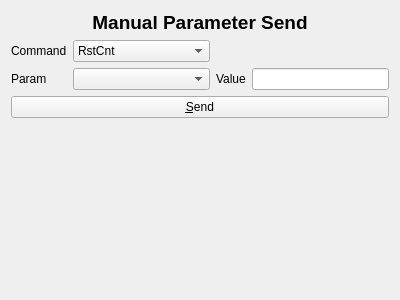
<?xml version="1.0" encoding="UTF-8"?>
<ui version="4.0">
 <class>ManualSend</class>
 <widget class="QWidget" name="ManualSend">
  <property name="geometry">
   <rect>
    <x>0</x>
    <y>0</y>
    <width>400</width>
    <height>300</height>
   </rect>
  </property>
  <property name="windowTitle">
   <string>Form</string>
  </property>
  <layout class="QGridLayout" name="gridLayout">
   <item row="4" column="3">
    <spacer name="verticalSpacer">
     <property name="orientation">
      <enum>Qt::Vertical</enum>
     </property>
     <property name="sizeHint" stdset="0">
      <size>
       <width>20</width>
       <height>40</height>
      </size>
     </property>
    </spacer>
   </item>
   <item row="0" column="0" colspan="4">
    <widget class="QLabel" name="label_3">
     <property name="sizePolicy">
      <sizepolicy hsizetype="Preferred" vsizetype="Maximum">
       <horstretch>0</horstretch>
       <verstretch>0</verstretch>
      </sizepolicy>
     </property>
     <property name="text">
      <string>&lt;html&gt;&lt;head/&gt;&lt;body&gt;&lt;p align=&quot;center&quot;&gt;&lt;span style=&quot; font-size:14pt; font-weight:600;&quot;&gt;Manual Parameter Send&lt;/span&gt;&lt;/p&gt;&lt;/body&gt;&lt;/html&gt;</string>
     </property>
    </widget>
   </item>
   <item row="2" column="2">
    <widget class="QLabel" name="label_2">
     <property name="text">
      <string>Value</string>
     </property>
    </widget>
   </item>
   <item row="2" column="1">
    <widget class="QComboBox" name="cmbParam">
     <property name="sizePolicy">
      <sizepolicy hsizetype="Expanding" vsizetype="Fixed">
       <horstretch>0</horstretch>
       <verstretch>0</verstretch>
      </sizepolicy>
     </property>
    </widget>
   </item>
   <item row="2" column="0">
    <widget class="QLabel" name="label">
     <property name="text">
      <string>Param</string>
     </property>
    </widget>
   </item>
   <item row="3" column="0" colspan="4">
    <widget class="QPushButton" name="cmdSend">
     <property name="text">
      <string>&amp;Send</string>
     </property>
    </widget>
   </item>
   <item row="2" column="3">
    <widget class="QLineEdit" name="txtVal"/>
   </item>
   <item row="1" column="1">
    <widget class="QComboBox" name="cmbCommand">
     <property name="sizePolicy">
      <sizepolicy hsizetype="Expanding" vsizetype="Fixed">
       <horstretch>0</horstretch>
       <verstretch>0</verstretch>
      </sizepolicy>
     </property>
     <item>
      <property name="text">
       <string>RstCnt</string>
      </property>
     </item>
     <item>
      <property name="text">
       <string>Set</string>
      </property>
     </item>
     <item>
      <property name="text">
       <string>Flash</string>
      </property>
     </item>
     <item>
      <property name="text">
       <string>Erase</string>
      </property>
     </item>
     <item>
      <property name="text">
       <string>Reboot</string>
      </property>
     </item>
     <item>
      <property name="text">
       <string>Boot</string>
      </property>
     </item>
     <item>
      <property name="text">
       <string>Get</string>
      </property>
     </item>
     <item>
      <property name="text">
       <string>IH</string>
      </property>
     </item>
     <item>
      <property name="text">
       <string>DatLst</string>
      </property>
     </item>
     <item>
      <property name="text">
       <string>D--</string>
      </property>
     </item>
     <item>
      <property name="text">
       <string>RD</string>
      </property>
     </item>
     <item>
      <property name="text">
       <string>FW</string>
      </property>
     </item>
    </widget>
   </item>
   <item row="1" column="0">
    <widget class="QLabel" name="label_4">
     <property name="text">
      <string>Command</string>
     </property>
    </widget>
   </item>
  </layout>
 </widget>
 <resources/>
 <connections/>
</ui>
